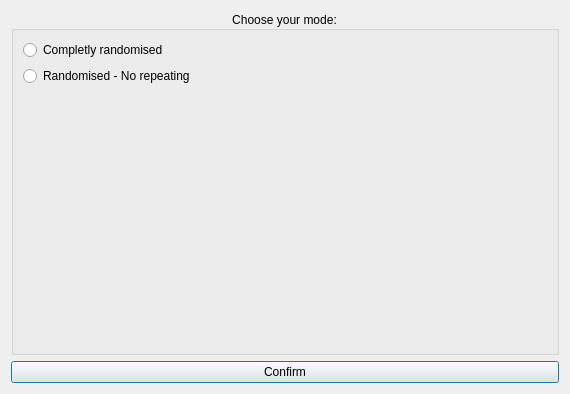
<?xml version="1.0" encoding="UTF-8"?>
<ui version="4.0">
 <class>modeChooser</class>
 <widget class="QDialog" name="modeChooser">
  <property name="geometry">
   <rect>
    <x>0</x>
    <y>0</y>
    <width>570</width>
    <height>394</height>
   </rect>
  </property>
  <property name="sizePolicy">
   <sizepolicy hsizetype="Minimum" vsizetype="Minimum">
    <horstretch>0</horstretch>
    <verstretch>0</verstretch>
   </sizepolicy>
  </property>
  <property name="windowTitle">
   <string>Form</string>
  </property>
  <layout class="QGridLayout" name="gridLayout_2">
   <item row="0" column="0">
    <layout class="QVBoxLayout" name="verticalLayout">
     <item>
      <widget class="QGroupBox" name="groupBox">
       <property name="sizePolicy">
        <sizepolicy hsizetype="Minimum" vsizetype="Minimum">
         <horstretch>0</horstretch>
         <verstretch>0</verstretch>
        </sizepolicy>
       </property>
       <property name="layoutDirection">
        <enum>Qt::LeftToRight</enum>
       </property>
       <property name="title">
        <string>Choose your mode:</string>
       </property>
       <property name="alignment">
        <set>Qt::AlignCenter</set>
       </property>
       <property name="flat">
        <bool>false</bool>
       </property>
       <layout class="QVBoxLayout" name="verticalLayout_2">
        <item>
         <widget class="QRadioButton" name="ButtonCRandom">
          <property name="text">
           <string>Completly randomised</string>
          </property>
         </widget>
        </item>
        <item>
         <widget class="QRadioButton" name="ButtonRandomNR">
          <property name="text">
           <string>Randomised - No repeating</string>
          </property>
         </widget>
        </item>
        <item>
         <spacer name="verticalSpacer">
          <property name="orientation">
           <enum>Qt::Vertical</enum>
          </property>
          <property name="sizeType">
           <enum>QSizePolicy::MinimumExpanding</enum>
          </property>
          <property name="sizeHint" stdset="0">
           <size>
            <width>20</width>
            <height>40</height>
           </size>
          </property>
         </spacer>
        </item>
       </layout>
      </widget>
     </item>
    </layout>
   </item>
   <item row="1" column="0">
    <widget class="QPushButton" name="ButtonConfirm">
     <property name="text">
      <string>Confirm</string>
     </property>
    </widget>
   </item>
  </layout>
 </widget>
 <resources/>
 <connections/>
</ui>
